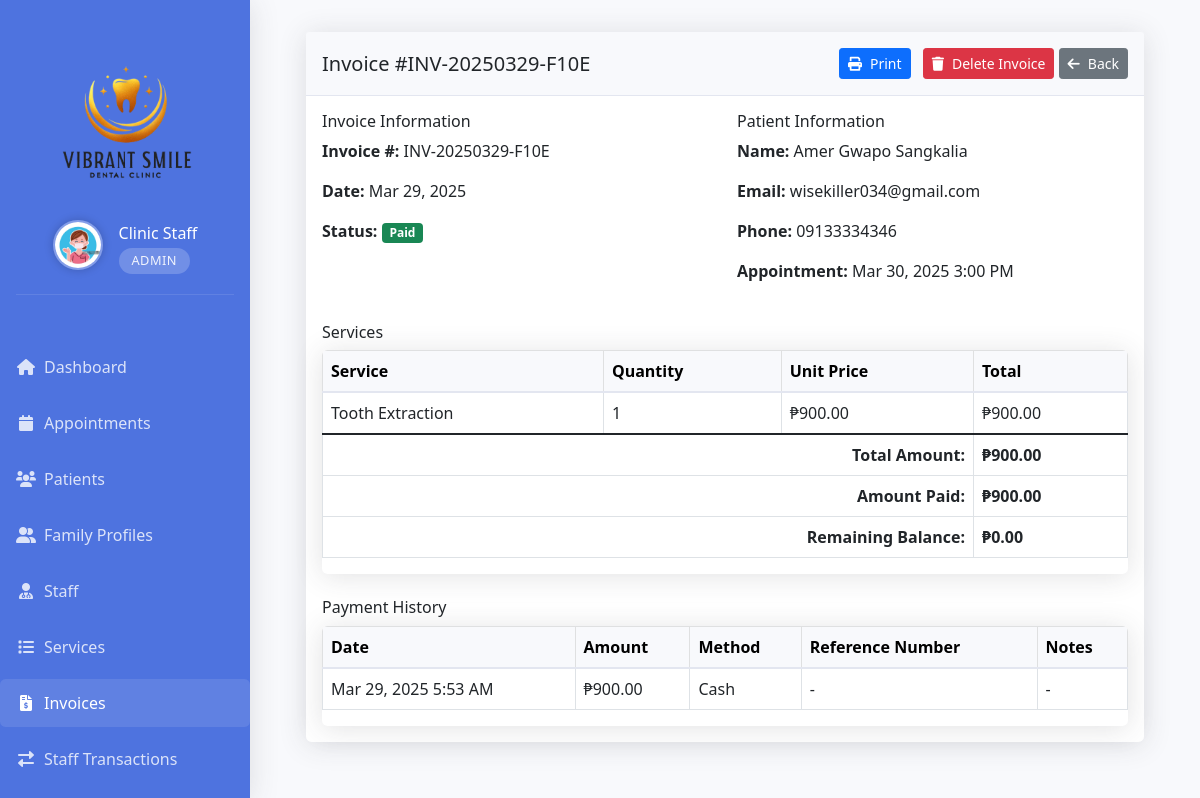
Screenshot of /admin/invoice_details.php?id=110 (signed in) with the database file from the repository.
### tables this page shows
CREATE TABLE `users` (
  `id` int(11) NOT NULL,
  `username` varchar(50) NOT NULL,
  `password` varchar(255) NOT NULL,
  `role` enum('admin','doctor','patient') NOT NULL,
  `email` varchar(100) NOT NULL,
  `first_name` varchar(50) NOT NULL DEFAULT '',
  `middle_name` varchar(50) NOT NULL DEFAULT '',
  `last_name` varchar(50) NOT NULL DEFAULT '',
  `phone` varchar(20) DEFAULT NULL,
  `created_at` timestamp NOT NULL DEFAULT current_timestamp(),
  `updated_at` timestamp NOT NULL DEFAULT current_timestamp() ON UPDATE current_timestamp(),
  `active` tinyint(1) DEFAULT 1,
  `email_verified` tinyint(1) DEFAULT 0,
  `profile_picture` varchar(255) DEFAULT NULL
);

CREATE TABLE `invoices` (
  `id` int(11) NOT NULL,
  `appointment_id` int(11) NOT NULL,
  `invoice_number` varchar(50) NOT NULL,
  `total_amount` decimal(10,2) NOT NULL,
  `payment_status` enum('pending','partial','paid') DEFAULT 'pending',
  `payment_method` enum('cash','card','insurance') DEFAULT 'cash',
  `notes` text DEFAULT NULL,
  `created_at` timestamp NOT NULL DEFAULT current_timestamp(),
  `updated_at` timestamp NOT NULL DEFAULT current_timestamp() ON UPDATE current_timestamp()
);

CREATE TABLE `appointments` (
  `id` int(11) NOT NULL,
  `patient_id` int(11) NOT NULL,
  `doctor_id` int(11) DEFAULT NULL,
  `appointment_date` date NOT NULL,
  `appointment_time` time NOT NULL,
  `status` enum('pending','scheduled','approved','completed','cancelled') NOT NULL DEFAULT 'pending',
  `notes` text DEFAULT NULL,
  `created_at` timestamp NOT NULL DEFAULT current_timestamp(),
  `updated_at` timestamp NOT NULL DEFAULT current_timestamp() ON UPDATE current_timestamp(),
  `service_id` int(11) DEFAULT NULL,
  `end_time` time DEFAULT NULL,
  `reschedule_count` int(11) DEFAULT 0
);

CREATE TABLE `invoice_items` (
  `id` int(11) NOT NULL,
  `invoice_id` int(11) NOT NULL,
  `service_id` int(11) NOT NULL,
  `quantity` int(11) DEFAULT 1,
  `unit_price` decimal(10,2) NOT NULL,
  `total_price` decimal(10,2) NOT NULL,
  `created_at` timestamp NOT NULL DEFAULT current_timestamp()
);

CREATE TABLE `services` (
  `id` int(11) NOT NULL,
  `name` varchar(100) NOT NULL,
  `description` text DEFAULT NULL,
  `duration` varchar(50) NOT NULL,
  `duration_format` varchar(50) DEFAULT NULL,
  `price` decimal(10,2) NOT NULL,
  `status` enum('active','inactive') DEFAULT 'active',
  `created_at` timestamp NOT NULL DEFAULT current_timestamp(),
  `updated_at` timestamp NOT NULL DEFAULT current_timestamp() ON UPDATE current_timestamp()
);

CREATE TABLE `payments` (
  `id` int(11) NOT NULL,
  `invoice_id` int(11) NOT NULL,
  `amount` decimal(10,2) NOT NULL,
  `payment_date` timestamp NOT NULL DEFAULT current_timestamp(),
  `payment_method` enum('cash','gcash') NOT NULL,
  `transaction_id` varchar(100) DEFAULT NULL,
  `notes` text DEFAULT NULL,
  `created_at` timestamp NOT NULL DEFAULT current_timestamp()
);

### admin/invoice_details.php (the view, shortened to what the rows shown need)
<?php
require_once "../config/database.php";
$invoice_id = $_GET['id'];
$sql = "SELECT i.*,
        CONCAT(u.first_name, ' ', COALESCE(u.middle_name, ''), ' ', u.last_name) as patient_name,
        u.email as patient_email,
        u.phone as patient_phone,
        a.appointment_date,
        a.appointment_time,
        d.first_name as doctor_first_name, d.middle_name as doctor_middle_name, d.last_name as doctor_last_name
        FROM invoices i
        JOIN appointments a ON i.appointment_id = a.id
        JOIN patients p ON a.patient_id = p.id
        JOIN users u ON p.user_id = u.id
        JOIN doctors dr ON a.doctor_id = dr.id
        JOIN users d ON dr.user_id = d.id
        WHERE i.id = ?";
if($stmt = mysqli_prepare($conn, $sql)) {
    mysqli_stmt_bind_param($stmt, "i", $invoice_id);
    mysqli_stmt_execute($stmt);
    $result = mysqli_stmt_get_result($stmt);
    if($invoice = mysqli_fetch_assoc($result)) {
        $sql = "SELECT ii.*, s.name as service_name, s.duration
                FROM invoice_items ii
                JOIN services s ON ii.service_id = s.id
                WHERE ii.invoice_id = ?";
        if($stmt = mysqli_prepare($conn, $sql)) {
            mysqli_stmt_bind_param($stmt, "i", $invoice_id);
            mysqli_stmt_execute($stmt);
            $items = mysqli_stmt_get_result($stmt);
        }
        $sql = "SELECT * FROM payments WHERE invoice_id = ? ORDER BY payment_date DESC";
        $payment_history = [];
        if($stmt = mysqli_prepare($conn, $sql)) {
            mysqli_stmt_bind_param($stmt, "i", $invoice_id);
            mysqli_stmt_execute($stmt);
            $result = mysqli_stmt_get_result($stmt);
            while($row = mysqli_fetch_assoc($result)) {
                $payment_history[] = $row;
            }
        }
    } else {
        header("location: invoices.php");
        exit;
    }
}
require_once "includes/header.php";
?>
<div class="container-fluid">
    <div class="row">
        <div class="col-12">
            <div class="card">
                <div class="card-header">
                    <div class="d-flex justify-content-between align-items-center">
                        <h5 class="card-title mb-0">Invoice #<?php echo $invoice['invoice_number']; ?></h5>
                        <div>
                            <button onclick="printInvoice()" class="btn btn-primary btn-sm me-2">
                            </button>
                            <button type="button" class="btn btn-danger btn-sm" data-bs-toggle="modal" data-bs-target="#deleteInvoiceModal">
                            </button>
                            <a href="invoices.php" class="btn btn-secondary btn-sm">
                            </a>
                        </div>
                    </div>
                </div>
                <div class="card-body">
                    <div class="row mb-4">
                        <div class="col-md-6">
                            <h6>Invoice Information</h6>
                            <p><strong>Invoice #:</strong> <?php echo $invoice['invoice_number']; ?></p>
                            <p><strong>Date:</strong> <?php echo date('M d, Y', strtotime($invoice['created_at'])); ?></p>
                            <p>
                                <strong>Status:</strong>
                                <span class="badge bg-<?php
                                    echo $invoice['payment_status'] === 'paid' ? 'success' :
                                        ($invoice['payment_status'] === 'partial' ? 'warning' : 'danger');
                                ?>">
                                    <?php echo ucfirst($invoice['payment_status']); ?>
                                </span>
                            </p>
                        </div>
                        <div class="col-md-6">
                            <h6>Patient Information</h6>
                            <p><strong>Name:</strong> <?php echo htmlspecialchars($invoice['patient_name']); ?></p>
                            <p><strong>Email:</strong> <?php echo htmlspecialchars($invoice['patient_email']); ?></p>
                            <p><strong>Phone:</strong> <?php echo htmlspecialchars($invoice['patient_phone']); ?></p>
                            <p><strong>Appointment:</strong> <?php echo date('M d, Y g:i A', strtotime($invoice['appointment_date'] . ' ' . $invoice['appointment_time'])); ?></p>
                        </div>
                    </div>
                    <div class="row mb-4">
                        <div class="col-12">
                            <div class="table-responsive">
                                <table class="table table-bordered">
                                    <thead class="table-light">
                                        <tr>
                                            <th>Service</th>
                                            <th>Quantity</th>
                                            <th>Unit Price</th>
                                            <th>Total</th>
                                        </tr>
                                    </thead>
                                    <tbody>
                                        <?php while($item = mysqli_fetch_assoc($items)): ?>
                                            <tr>
                                                <td><?php echo htmlspecialchars($item['service_name']); ?></td>
                                                <td><?php echo $item['quantity']; ?></td>
                                                <td>₱<?php echo number_format($item['unit_price'], 2); ?></td>
                                                <td>₱<?php echo number_format($item['total_price'], 2); ?></td>
                                            </tr>
                                        <?php endwhile; ?>
                                    </tbody>
                                    <tfoot>
                                        <tr>
                                            <td><strong>₱<?php echo number_format($invoice['total_amount'], 2); ?></strong></td>
                                        </tr>
                                    </tfoot>
                                </table>
                            </div>
                        </div>
                    </div>
                    <div class="row">
                        <div class="col-12">
                            <?php if(!empty($payment_history)): ?>
                                <div class="table-responsive">
                                    <table class="table table-bordered table-hover">
                                        <thead class="table-light">
                                            <tr>
                                                <th>Date</th>
                                                <th>Amount</th>
                                                <th>Method</th>
                                                <th>Reference Number</th>
                                                <th>Notes</th>
                                            </tr>
                                        </thead>
                                        <tbody>
                                            <?php foreach($payment_history as $payment): ?>
                                                <tr>
                                                    <td><?php echo date('M d, Y g:i A', strtotime($payment['payment_date'])); ?></td>
                                                    <td>₱<?php echo number_format($payment['amount'], 2); ?></td>
                                                    <td><?php echo ucfirst($payment['payment_method']); ?></td>
                                                    <td><?php echo $payment['transaction_id'] ?: '-'; ?></td>
                                                    <td><?php echo $payment['notes'] ?: '-'; ?></td>
                                                </tr>
                                            <?php endforeach; ?>
                                        </tbody>
                                    </table>
                                </div>
                            <?php else: ?>
                                <p class="text-muted">No payments recorded yet.</p>
                            <?php endif; ?>
                        </div>
                    </div>
                </div>
            </div>
        </div>
    </div>
</div>

### admin/includes/header.php (shortened to what the rows shown need)
<!DOCTYPE html>
<html lang="en">
<head>
    <link href="https://cdn.jsdelivr.net/npm/bootstrap@5.1.3/dist/css/bootstrap.min.css" rel="stylesheet">
    <link href="https://cdnjs.cloudflare.com/ajax/libs/font-awesome/6.0.0/css/all.min.css" rel="stylesheet">
    <link href="https://cdn.jsdelivr.net/npm/sweetalert2@11.7.32/dist/sweetalert2.min.css" rel="stylesheet">
    <link href="https://cdn.jsdelivr.net/npm/fullcalendar@5.11.3/main.min.css" rel="stylesheet">
</head>
<body>
    <div class="container-fluid">
        <div class="row">
            <div class="col-lg-2 px-0 sidebar" id="sidebar">
                <div class="logo-container">
                    <?php
                    $admin_id = $_SESSION["id"];
                    $admin_query = "SELECT first_name, last_name, profile_picture FROM users WHERE id = ?";
                    $admin_stmt = mysqli_prepare($conn, $admin_query);
                    mysqli_stmt_bind_param($admin_stmt, "i", $admin_id);
                    mysqli_stmt_execute($admin_stmt);
                    $admin_result = mysqli_stmt_get_result($admin_stmt);
                    $admin_info = mysqli_fetch_assoc($admin_result);
                    $admin_name = $admin_info['first_name'] . ' ' . $admin_info['last_name'];
                    $profile_pic = $admin_info['profile_picture'] ? '../' . $admin_info['profile_picture'] : '../assets/img/default-profile.png';
                    ?>
                    <div class="admin-profile mb-3">
                        <div class="d-flex align-items-center justify-content-center">
                            <img src="<?php echo $profile_pic; ?>" alt="Admin Profile" class="admin-profile-img rounded-circle me-3">
                            <div class="text-start">
                                <h4 class="text-white mb-0"><?php echo htmlspecialchars($admin_name); ?></h4>
                                <span class="admin-label">Admin</span>
                            </div>
                        </div>
                    </div>
                </div>
            </div>
            <div class="col-lg-10 main-content" id="mainContent">

### rows the page displays
users: profile_picture (picture), admin_name "Clinic Staff"
invoices: invoice_number "INV-20250329-F10E", created_at "Mar 29, 2025", payment_status "Paid", users.email "wisekiller034@gmail.com", users.phone "09133334346", appointment.appointment_time "Mar 30, 2025 3:00 PM", total_amount "900.00"
invoice_items: service.name "Tooth Extraction", quantity "1", unit_price "900.00", total_price "900.00"
payments: payment_date "Mar 29, 2025 5:53 AM", amount "900.00", payment_method "Cash", transaction "-", notes "-"

### other values shown
$invoice['patient_name'] "Amer Gwapo Sangkalia"
$total_paid "900.00"
$remaining_balance "0.00"
